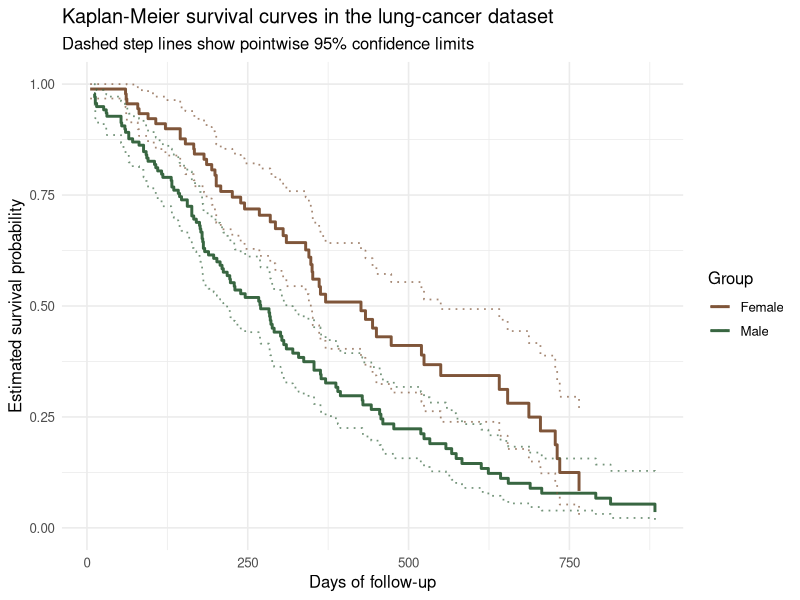
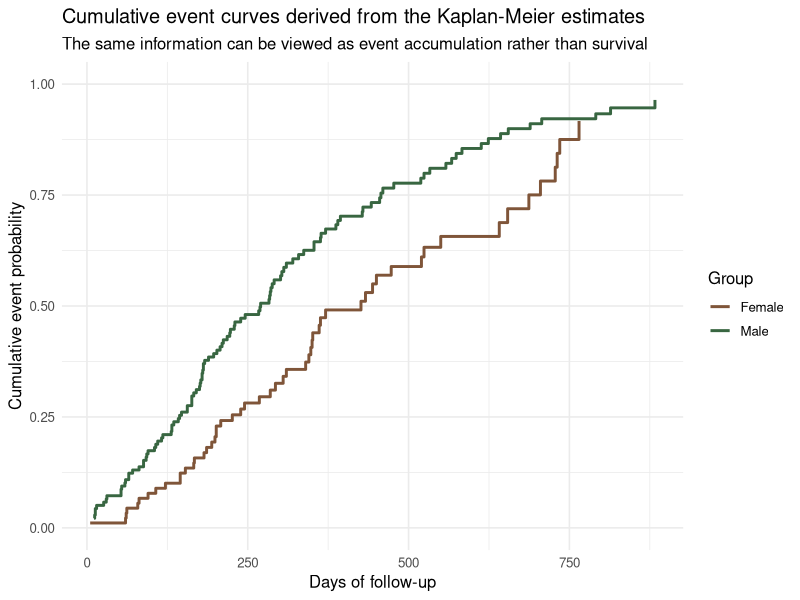

Source code (R) for these figures, in order:
## ---- chunk 1
lung_data <- survival::lung[, c("time", "status", "sex")]
lung_data <- na.omit(lung_data)

lung_data$event <- as.integer(lung_data$status == 2)
lung_data$sex_label <- factor(
  lung_data$sex,
  levels = c(1, 2),
  labels = c("Male", "Female")
)

summary_table <- data.frame(
  sample_size = nrow(lung_data),
  events = sum(lung_data$event),
  event_rate = mean(lung_data$event),
  median_followup = median(lung_data$time)
)

summary_table[, c("event_rate", "median_followup")] <-
  round(summary_table[, c("event_rate", "median_followup")], 3)

knitr::kable(
  summary_table,
  caption = "Summary of the lung-cancer survival dataset"
)
## ---- chunk 2
km_fit <- survival::survfit(
  survival::Surv(time, event) ~ sex_label,
  data = lung_data
)

km_summary <- summary(km_fit)

km_plot_data <- data.frame(
  time = km_summary$time,
  surv = km_summary$surv,
  lower = km_summary$lower,
  upper = km_summary$upper,
  strata = sub("sex_label=", "", km_summary$strata)
)

landmark_table <- summary(km_fit, times = c(90, 180, 365))

landmark_df <- data.frame(
  group = sub("sex_label=", "", landmark_table$strata),
  time = landmark_table$time,
  survival = landmark_table$surv
)

landmark_df$survival <- round(landmark_df$survival, 3)

knitr::kable(
  landmark_df,
  caption = "Estimated survival probabilities at selected landmark times"
)
## ---- chunk 3
ggplot2::ggplot(km_plot_data, ggplot2::aes(x = time, y = surv, color = strata)) +
  ggplot2::geom_step(linewidth = 1) +
  ggplot2::geom_step(
    ggplot2::aes(y = lower),
    linetype = 3,
    linewidth = 0.6,
    alpha = 0.7
  ) +
  ggplot2::geom_step(
    ggplot2::aes(y = upper),
    linetype = 3,
    linewidth = 0.6,
    alpha = 0.7
  ) +
  ggplot2::labs(
    title = "Kaplan-Meier survival curves in the lung-cancer dataset",
    subtitle = "Dashed step lines show pointwise 95% confidence limits",
    x = "Days of follow-up",
    y = "Estimated survival probability",
    color = "Group"
  ) +
  ggplot2::scale_color_manual(values = c("#7f5539", "#386641")) +
  ggplot2::coord_cartesian(ylim = c(0, 1)) +
  ggplot2::theme_minimal(base_size = 12)
## ---- chunk 4
km_plot_data$cumulative_event <- 1 - km_plot_data$surv

ggplot2::ggplot(km_plot_data, ggplot2::aes(x = time, y = cumulative_event, color = strata)) +
  ggplot2::geom_step(linewidth = 1) +
  ggplot2::labs(
    title = "Cumulative event curves derived from the Kaplan-Meier estimates",
    subtitle = "The same information can be viewed as event accumulation rather than survival",
    x = "Days of follow-up",
    y = "Cumulative event probability",
    color = "Group"
  ) +
  ggplot2::scale_color_manual(values = c("#7f5539", "#386641")) +
  ggplot2::coord_cartesian(ylim = c(0, 1)) +
  ggplot2::theme_minimal(base_size = 12)
